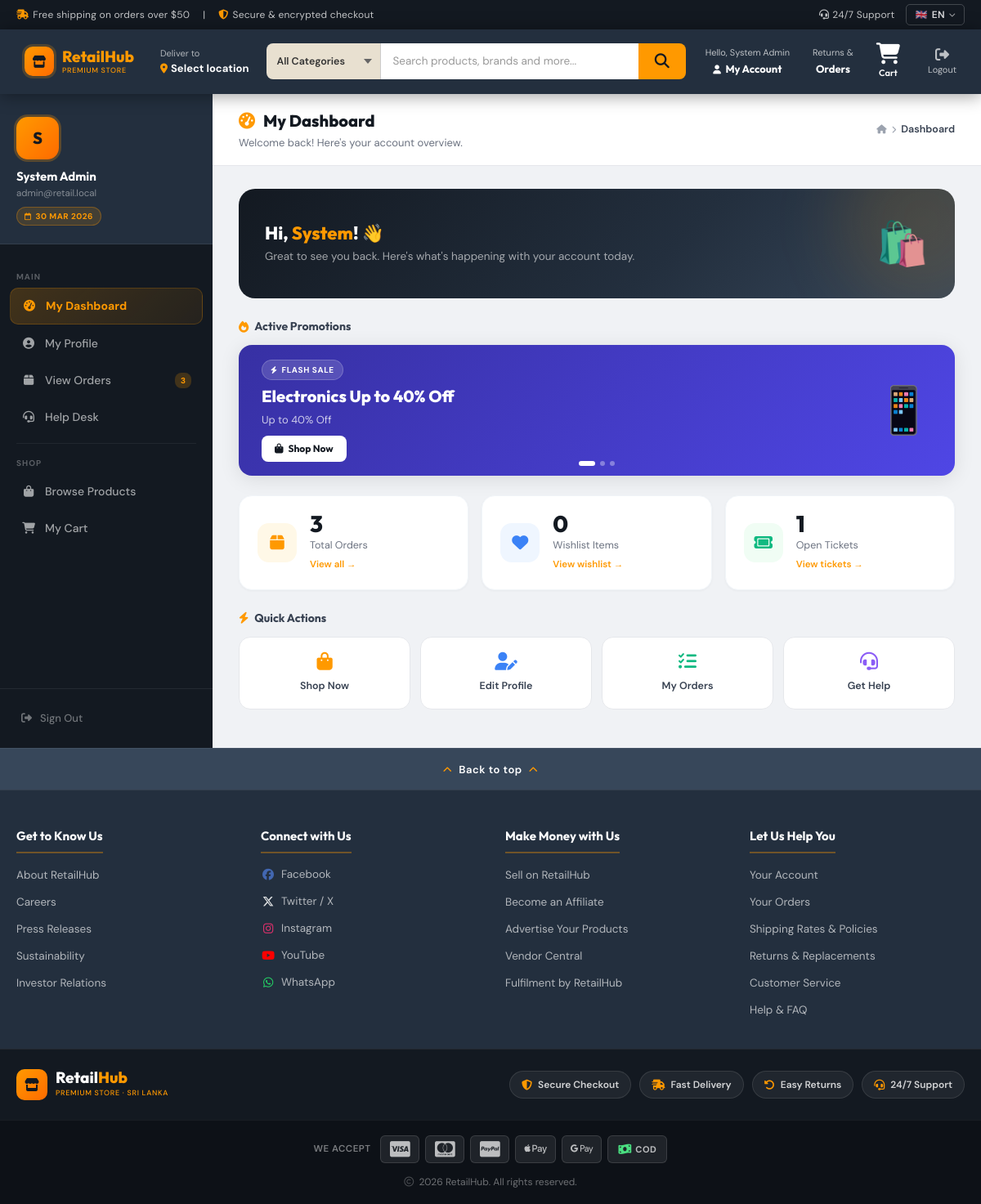
Page /index.php?page=dashboard (signed in) on the committed database.
### tables this page shows
CREATE TABLE `promotions` (
  `id` int(10) UNSIGNED NOT NULL,
  `title` varchar(120) NOT NULL,
  `tag_label` varchar(60) NOT NULL,
  `tag_icon` varchar(80) NOT NULL DEFAULT 'fa-solid fa-bolt',
  `emoji` varchar(8) NOT NULL DEFAULT '?️',
  `discount_text` varchar(80) NOT NULL,
  `btn_label` varchar(60) NOT NULL DEFAULT 'Shop Now',
  `btn_icon` varchar(80) NOT NULL DEFAULT 'fa-solid fa-bag-shopping',
  `link_url` varchar(255) NOT NULL DEFAULT '#',
  `slide_theme` varchar(30) NOT NULL DEFAULT 'theme-1',
  `sort_order` tinyint(3) UNSIGNED NOT NULL DEFAULT 0,
  `is_active` tinyint(1) NOT NULL DEFAULT 1,
  `starts_at` datetime DEFAULT NULL,
  `ends_at` datetime DEFAULT NULL,
  `created_at` datetime NOT NULL DEFAULT current_timestamp(),
  `updated_at` datetime NOT NULL DEFAULT current_timestamp() ON UPDATE current_timestamp()
);

### public/index.php (called while the page is built, shortened)
<?php
require_once __DIR__ . '/../includes/auth.php';
$page = $_GET['page'] ?? 'home';
$result = ['view' => 'home', 'data' => []];
switch ($page) {
    case 'dashboard':
        $result = ['view' => 'user/dashboard', 'data' => []];
        break;
}
$data = $result['data'];
extract($data);
include __DIR__ . '/../views/layouts/header.php';
include __DIR__ . '/../views/' . $result['view'] . '.php';
include __DIR__ . '/../views/layouts/footer.php';

### includes/auth.php (called while the page is built, shortened)
<?php
function currentUser(): ?array
{
    return $_SESSION['user'] ?? null;
}

### views/user/dashboard.php (the view, shortened to what this page needs)
<?php
$user = currentUser();
$user['full_name'] = $user['full_name'] ?? '';
$user['phone'] = $user['phone'] ?? '';
$user['address'] = $user['address'] ?? '';
$user['city'] = $user['city'] ?? '';
$user['postal_code'] = $user['postal_code'] ?? '';
$now = date('Y-m-d H:i:s');
$promoStmt = $pdo->prepare("
    SELECT * FROM promotions
    WHERE is_active = 1
      AND (starts_at IS NULL OR starts_at <= :now1)
      AND (ends_at   IS NULL OR ends_at   >= :now2)
    ORDER BY sort_order ASC, id ASC
");
$promoStmt->execute([':now1' => $now, ':now2' => $now]);
$activePromos = $promoStmt->fetchAll(PDO::FETCH_ASSOC);
$userId = $user['id'];
$orderStmt = $pdo->prepare("SELECT COUNT(*) FROM orders WHERE user_id = ?");
$orderStmt->execute([$userId]);
$totalOrders = (int) $orderStmt->fetchColumn();
$wishStmt = $pdo->prepare("SELECT COUNT(*) FROM wishlist WHERE user_id = ?");
$wishStmt->execute([$userId]);
$wishlistCount = (int) $wishStmt->fetchColumn();
$myTickets = [];
try {
    $tStmt = $pdo->prepare("
        SELECT * FROM support_tickets
        WHERE user_id = ?
        ORDER BY created_at DESC
    ");
    $tStmt->execute([$userId]);
    $myTickets = $tStmt->fetchAll(PDO::FETCH_ASSOC);
} catch (Exception $e) {
}
?>
<div class="db-wrap">
    <aside class="db-sidebar" id="dbSidebar">
        <div class="db-user-card">
            <div class="db-avatar" id="dbAvatarLetter">K</div>
            <div class="db-user-name" id="dbSidebarName"><?= htmlspecialchars($user['full_name']) ?></div>
            <div class="db-user-email"><?= htmlspecialchars($user['email']) ?></div>
            <div class="db-user-badge"><i class="fa-regular fa-calendar" style="font-size:9px;"></i>
                <?= date('d M Y') ?></div>
        </div>
        <nav class="db-nav">
            <div class="db-nav-label">Main</div>
            <button class="db-nav-item active" onclick="dbSwitch('dashboard', this)">
                <i class="fa-solid fa-gauge-high"></i> My Dashboard
            </button>
            <button class="db-nav-item" onclick="dbSwitch('profile', this)">
                <i class="fa-solid fa-user-circle"></i> My Profile
            </button>
            <button class="db-nav-item" onclick="dbSwitch('orders', this)">
                <i class="fa-solid fa-box"></i> View Orders
                <?php if ($totalOrders > 0): ?>
                    <span
                        style="margin-left:auto;background:rgba(255,153,0,.2);color:var(--gold);font-size:10px;font-weight:800;border-radius:8px;padding:2px 7px;"><?= $totalOrders ?></span>
                <?php endif; ?>
            </button>
            <button class="db-nav-item" onclick="dbSwitch('helpdesk', this)">
                <i class="fa-solid fa-headset"></i> Help Desk
            </button>
            <div class="db-nav-sep"></div>
            <div class="db-nav-label">Shop</div>
            <a class="db-nav-item" href="index.php?page=products">
                <i class="fa-solid fa-bag-shopping"></i> Browse Products
            </a>
            <a class="db-nav-item" href="index.php?page=cart">
                <i class="fa-solid fa-cart-shopping"></i> My Cart
            </a>
        </nav>
        <div class="db-sidebar-footer">
            <a href="index.php?page=logout" class="db-logout-btn">
                <i class="fa-solid fa-right-from-bracket"></i> Sign Out
            </a>
        </div>
    </aside>
    <div class="db-main">
        <div class="db-page-header">
            <div>
                <div class="db-page-title">
                    <i class="fa-solid fa-gauge-high" id="dbPageIcon"></i>
                    <span id="dbPageTitle">My Dashboard</span>
                </div>
                <div class="db-page-subtitle" id="dbPageSub">Welcome back! Here's your account overview.</div>
            </div>
            <div class="db-breadcrumb">
                <i class="fa-solid fa-house" style="font-size:11px;"></i>
                <i class="fa-solid fa-chevron-right" style="font-size:9px;"></i>
                <span id="dbBreadcrumb">Dashboard</span>
            </div>
        </div>
        <div class="db-content">
            <div class="db-panel active" id="panel-dashboard">
                <div class="db-welcome">
                    <div class="db-welcome-text">
                        <h2>Hi, <span><?= htmlspecialchars(explode(' ', $user['full_name'])[0]) ?></span>! 👋</h2>
                        <p>Great to see you back. Here's what's happening with your account today.</p>
                    </div>
                    <div class="db-welcome-icon">🛍️</div>
                </div>
                <?php if (!empty($activePromos)): ?>
                    <div class="db-promo-section">
                        <h3><i class="fa-solid fa-fire"></i> Active Promotions</h3>
                        <div class="db-promo-slider" id="dbPromo">
                            <?php foreach ($activePromos as $i => $promo):
                                $themeClass = match ($promo['slide_theme']) {
                                    'theme-1' => 'background:linear-gradient(135deg,#3730a3,#4f46e5)',
                                    'theme-2' => 'background:linear-gradient(135deg,#0369a1,#0ea5e9)',
                                    'theme-3' => 'background:linear-gradient(135deg,#6d28d9,#7c3aed)',
                                    'theme-4' => 'background:linear-gradient(135deg,#065f46,#10b981)',
                                    'theme-5' => 'background:linear-gradient(135deg,#b45309,#f59e0b)',
                                    default => 'background:linear-gradient(135deg,#1e293b,#334155)',
                                };
                                ?>
                                <div class="db-promo-slide <?= $i === 0 ? 'active' : '' ?>" style="<?= $themeClass ?>">
                                    <div class="db-promo-content">
                                        <div class="db-promo-tag">
                                            <i class="<?= htmlspecialchars($promo['tag_icon']) ?>" style="font-size:9px;"></i>
                                            <?= htmlspecialchars($promo['tag_label']) ?>
                                        </div>
                                        <div class="db-promo-title"><?= htmlspecialchars($promo['title']) ?></div>
                                        <div style="font-size:13px;color:rgba(255,255,255,.75);margin-bottom:10px;">
                                            <?= htmlspecialchars($promo['discount_text']) ?>
                                        </div>
                                        <a href="<?= htmlspecialchars($promo['link_url']) ?>" class="db-promo-btn">
                                            <i class="<?= htmlspecialchars($promo['btn_icon']) ?>"></i>
                                            <?= htmlspecialchars($promo['btn_label']) ?>
                                        </a>
                                    </div>
                                    <div class="db-promo-emoji"><?= htmlspecialchars($promo['emoji']) ?></div>
                                </div>
                            <?php endforeach; ?>
                            <?php if (count($activePromos) > 1): ?>
                                <div class="db-promo-dots">
                                    <?php foreach ($activePromos as $i => $promo): ?>
                                        <button class="db-promo-dot <?= $i === 0 ? 'active' : '' ?>"
                                            onclick="dbPromoGo(<?= $i ?>)"></button>
                                    <?php endforeach; ?>
                                </div>
                            <?php endif; ?>
                        </div>
                    </div>
                <?php endif; ?>
                <div class="db-stats">
                    <div class="db-stat-card">
                        <div class="db-stat-icon orange"><i class="fa-solid fa-box"></i></div>
                        <div>
                            <div class="db-stat-num"><?= $totalOrders ?></div>
                            <div class="db-stat-lbl">Total Orders</div>
                            <a href="#" onclick="dbSwitch('orders',null);return false;" class="db-stat-link">View all
                                →</a>
                        </div>
                    </div>
                    <div class="db-stat-card">
                        <div class="db-stat-icon blue"><i class="fa-solid fa-heart"></i></div>
                        <div>
                            <div class="db-stat-num"><?= $wishlistCount ?></div>
                            <div class="db-stat-lbl">Wishlist Items</div>
                            <a href="index.php?page=wishlist" class="db-stat-link">View wishlist →</a>
                        </div>
                    </div>
                    <div class="db-stat-card">
                        <div class="db-stat-icon green"><i class="fa-solid fa-ticket"></i></div>
                        <div>
                            <div class="db-stat-num">
                                <?php if (!empty($myTickets)): ?>    <?= count($myTickets) ?><?php endif; ?></div>
                            <div class="db-stat-lbl">Open Tickets</div>
                            <a href="#" onclick="dbSwitch('helpdesk',null);return false;" class="db-stat-link">View
                                tickets →</a>
                        </div>
                    </div>
                </div>
                <div class="db-quick">
                    <h3><i class="fa-solid fa-bolt"></i> Quick Actions</h3>
                    <div class="db-quick-grid">
                        <a href="index.php?page=products" class="db-quick-btn">
                            <i class="fa-solid fa-bag-shopping" style="color:var(--gold);"></i>Shop Now
                        </a>
                        <button class="db-quick-btn" onclick="dbSwitch('profile',null)">
                            <i class="fa-solid fa-user-pen" style="color:#3b82f6;"></i>Edit Profile
                        </button>
                        <button class="db-quick-btn" onclick="dbSwitch('orders',null)">
                            <i class="fa-solid fa-list-check" style="color:#10b981;"></i>My Orders
                        </button>
                        <button class="db-quick-btn" onclick="dbSwitch('helpdesk',null)">
                            <i class="fa-solid fa-headset" style="color:#8b5cf6;"></i>Get Help
                        </button>
                    </div>
                </div>
            </div>
        </div>
    </div>
</div>

### views/layouts/header.php (style rules this page uses)
:root { --navy-deep: #131921; --navy-mid: #232f3e; --navy-light: #37475a; --gold: #ff9900; }
*, *::before, *::after { box-sizing: border-box; }
body { font-family: 'DM Sans', 'Noto Sans Sinhala', 'Noto Sans Tamil', system-ui, sans-serif; background: #f0f2f5; margin: 0; }

### views/layouts/footer.php (style rules this page uses)
:root { --navy-deep: #131921; --navy-mid: #232f3e; --navy-light: #37475a; --gold: #ff9900; }

### rows in the picture
promotions: tag_label "FLASH SALE", title "Electronics Up to 40% Off", discount_text "Up to 40% Off", btn_label "Shop Now", emoji "📱"

### other values in the picture
$_['free_shipping'] "Free shipping on orders over $50"
$_['secure'] "Secure & encrypted checkout"
$_['support'] "24/7 Support"
$flags[$lang] "🇬🇧"
$labels[$lang] "EN"
$_['premium_store'] "PREMIUM STORE"
$_['deliver_to'] "Deliver to"
$_['select_location'] "Select location"
$_['hello'] "Hello,"
currentUser()['full_name'] "System Admin"
$_['my_account'] "My Account"
$_['returns'] "Returns &"
$_['orders'] "Orders"
$_['cart'] "Cart"
$_['logout'] "Logout"
